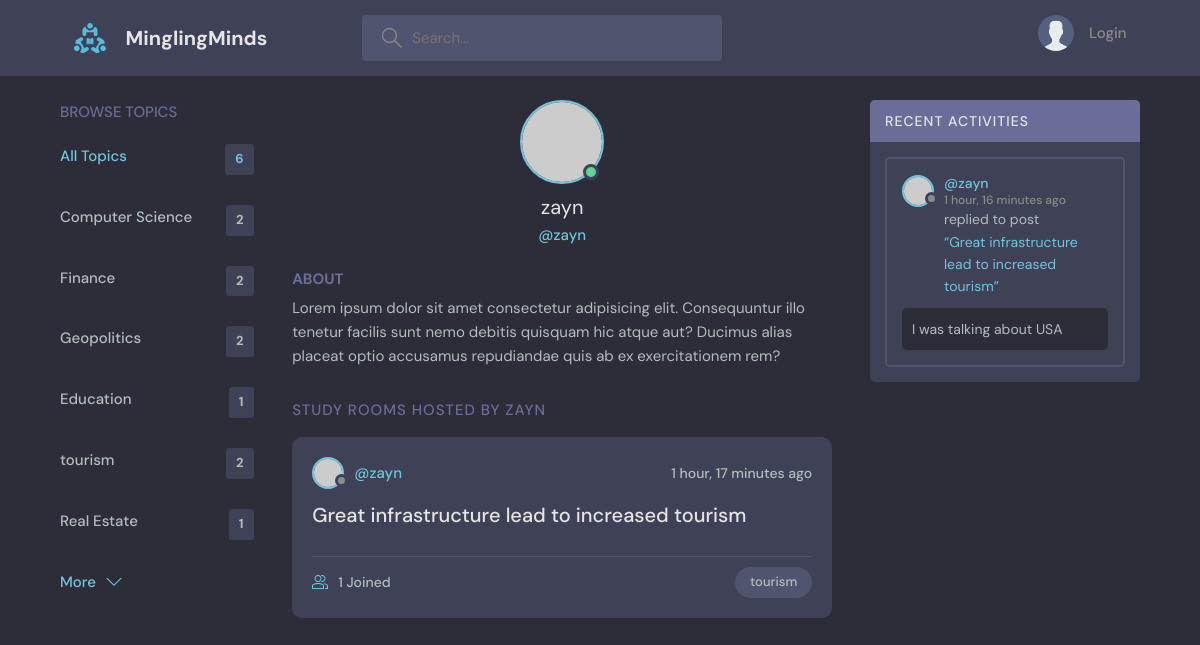
The page /profile/4/ on the database its author committed.
### base/models.py (models this page shows, shortened)
class Topic(models.Model):
    name = models.CharField(max_length=200)

class Room(models.Model):
    host = models.ForeignKey(User, on_delete = models.SET_NULL, null=True)
    topic = models.ForeignKey(Topic, on_delete = models.SET_NULL, null=True)
    name = models.CharField(max_length=200)
    description = models.TextField(null=True, blank=True)
    participants = models.ManyToManyField(User, related_name="participants", blank=True)
    updated = models.DateTimeField(auto_now=True)
    created = models.DateTimeField(auto_now_add=True)
    class Meta:
        ordering = ['-updated', '-created']

class Message(models.Model):
    user = models.ForeignKey(User, on_delete = models.CASCADE)
    room = models.ForeignKey(Room, on_delete = models.CASCADE)
    body = models.TextField()
    updated = models.DateTimeField(auto_now=True)
    created = models.DateTimeField(auto_now_add=True)
    class Meta:
        ordering = ['-updated', '-created']

### base/views.py (the view)
# urls.py: path('profile/<str:pk>/', views.userProfile, name="user-profile"),
def userProfile(request, pk):
    user = User.objects.get(id=pk)
    rooms = user.room_set.all()
    room_messages = user.message_set.all()
    topics = Topic.objects.all()
    context = {'user':user, 'rooms':rooms, 'room_messages':room_messages, 'topics':topics}
    return render(request, 'base/profile.html', context)

### base/templates/base/profile.html (shortened to what this page needs)
{% extends 'main.html' %}
{% block content %}
  <main class="profile-page layout layout--3">
    <div class="container">
      {% include 'base/topics_componant.html' %}
      <div class="roomList">
        <div class="profile">
          <div class="profile__avatar">
            <div class="avatar avatar--large active">
              <img src="https://randomuser.me/api/portraits/men/11.jpg" />
            </div>
          </div>
          <div class="profile__info">
            <h3>{{user.username}}</h3>
            <p>@{{user.username}}</p>
          </div>
          <div class="profile__about">
            <h3>About</h3>
            <p>
              Lorem ipsum dolor sit amet consectetur adipisicing elit. Consequuntur illo tenetur
              facilis sunt nemo debitis quisquam hic atque aut? Ducimus alias placeat optio
              accusamus repudiandae quis ab ex exercitationem rem?
            </p>
          </div>
        </div>
        <div class="roomList__header">
          <div>
            <h2>Study Rooms Hosted by {{user.username}}</a>
            </h2>
          </div>
        </div>
        {% include 'base/feed_componant.html' %}
      </div>
      {% include 'base/activity_componant.html' %}
    </div>
  </main>
{% endblock content %}

### base/templates/base/topics_componant.html
<div class="topics">
    <div class="topics__header">
      <h2>Browse Topics</h2>
    </div>
    <ul class="topics__list">
      <li>
        <a href="{% url 'home' %}" class="active">All Topics <span>{{ topics.all.count }}</span></a>
      </li>
      {% for topic in topics %}
      <li>
        <a href="{% url 'home' %}?q={{topic.name}}">{{ topic.name }} <span>{{ topic.room_set.all.count }}</span></a>
      </li>
      {% endfor %}
    </ul>
    <a class="btn btn--link" href="topics.html">
      More
      <svg version="1.1" xmlns="http://www.w3.org/2000/svg" width="32" height="32" viewBox="0 0 32 32">
        <title>chevron-down</title>
        <path d="M16 21l-13-13h-3l16 16 16-16h-3l-13 13z"></path>
      </svg>
    </a>
  </div>

### base/templates/base/feed_componant.html (shortened to what this page needs)
{% for room in rooms %}
<div class="roomListRoom">
    <div class="roomListRoom__header">
      <a href="{% url 'user-profile' room.host.id %}" class="roomListRoom__author">
        <div class="avatar avatar--small">
          <img src="https://randomuser.me/api/portraits/women/11.jpg" />
        </div>
        <span>@{{room.host.username}}</span>
      </a>
      <div class="roomListRoom__actions">
        <span>{{room.created | timesince}} ago</span>
      </div>
    </div>
    <div class="roomListRoom__content">
      <a href="{% url 'room' room.id %}">{{room.name}}</a>
    </div>
    <div class="roomListRoom__meta">
      <a href="{% url 'room' room.id %}" class="roomListRoom__joined">
        {{room.participants.all.count}} Joined
      </a>
      <p class="roomListRoom__topic">{{room.topic.name}}</p>
    </div>
  </div>
  {% endfor %}

### base/templates/base/activity_componant.html (shortened to what this page needs)
<div class="activities">
    <div class="activities__header">
      <h2>Recent Activities</h2>
    </div>
    {% for message in room_messages %}
    <div class="activities__box">
      <div class="activities__boxHeader roomListRoom__header">
        <a href="{% url 'user-profile' message.user.id %}" class="roomListRoom__author">
          <div class="avatar avatar--small">
            <img src="https://randomuser.me/api/portraits/women/11.jpg" />
          </div>
          <p>
            @{{message.user}}
            <span>{{message.created|timesince}} ago</span>
          </p>
        </a>
      </div>
      <div class="activities__boxContent">
        <p>replied to post <a href="{% url 'room' message.room.id %}">“{{ message.room.name }}”</a></p>
        <div class="activities__boxRoomContent">
        {{ message.body }}
        </div>
      </div>
    </div>
    {% endfor %}
  </div>

### rows shown on the page
Topic: name "Computer Science", room_set.all.count "2"
Topic: name "Finance", room_set.all.count "2"
Topic: name "Geopolitics", room_set.all.count "2"
Topic: name "Education", room_set.all.count "1"
Topic: name "tourism", room_set.all.count "2"
Topic: name "Real Estate", room_set.all.count "1"
Room: host.username "zayn", created "1 hour, 17 minutes", name "Great infrastructure lead to increased tourism", participants.all.count "1", topic.name "tourism"
Message: user "zayn", created "1 hour, 16 minutes", room.name "Great infrastructure lead to increased tourism", body "I was talking about USA"

### other values the page prints
{{ topics.all.count }} "6"
{{ user.username }} "zayn"
{{ user.username }} "ZAYN"
